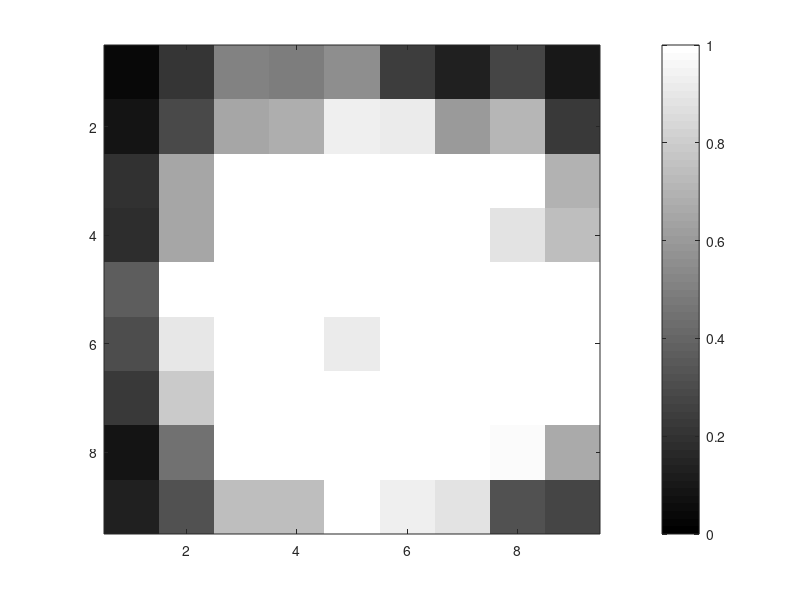
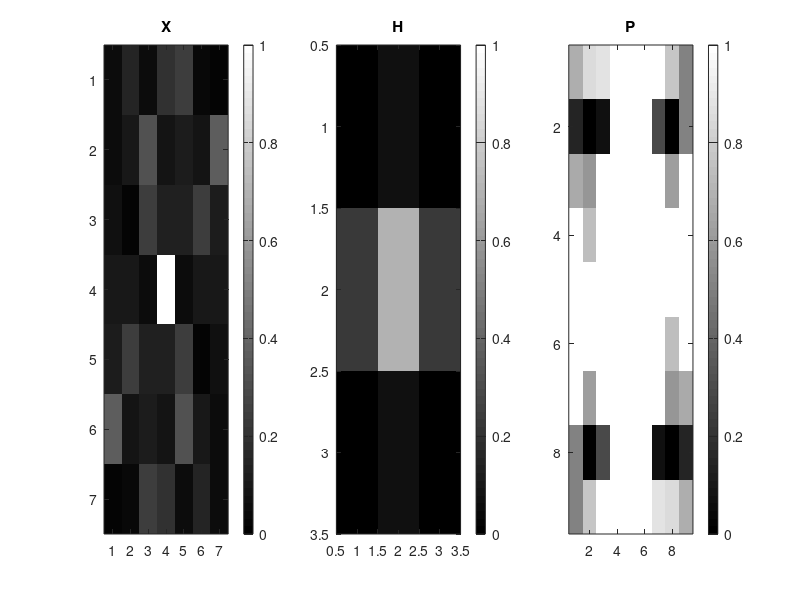
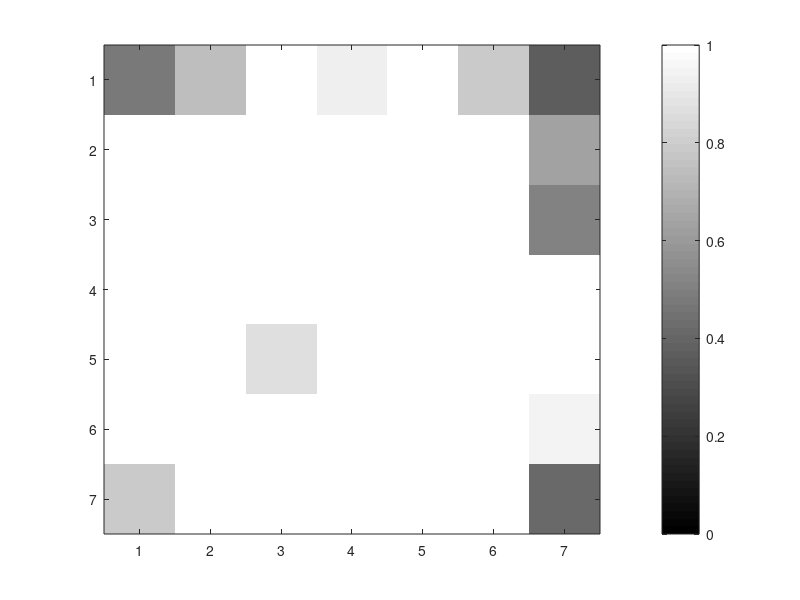

MATLAB code for these plots, in order:
% Enonce
h = [1 4 7; 2 5 8; 3 6 9];
x = round(5*rand(7,7));
% a.
a = conv2(h,x);
colormap(gray);
image(a), colorbar;
% b.
figure;
H = fft2(double(h));
X = fft2(double(x));
P = fft2(double(conv2(h,x)));
colormap(gray);
subplot(1,3,1);
axis image;
image(abs(fftshift(X))), colorbar;
title('X');
subplot(1,3,2);
axis image;
image(abs(fftshift(H))), colorbar;
title('H');
subplot(1,3,3);
axis image;
image(abs(fftshift(P))), colorbar;
title('P');
% c.
p2 = imfilter(x, h);
figure;
colormap(gray);
image(p2), colorbar;
